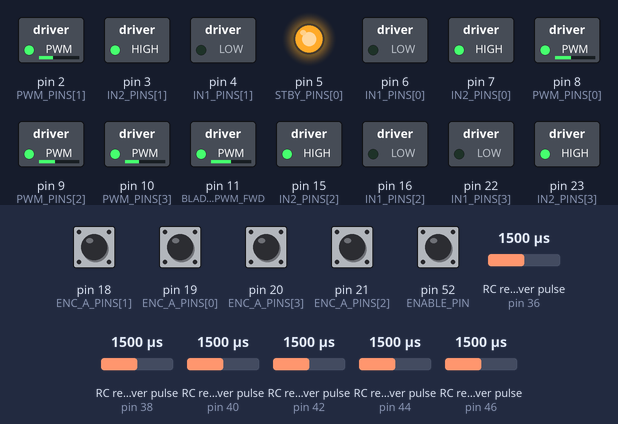
This sketch was run on a simulated Arduino Mega 2560, built with avr-gcc and run on an emulated ATmega2560. Shown: switched loads named in the sketch (green lamp = pin HIGH), output pins drawn as LEDs (lit = HIGH). Wiring (inferred from the names in the program): 6 × RC receiver channel: data pin 36 / data pin 38 / data pin 40 / data pin 42 / data pin 44 / data pin 46. The inputs (shaded band) are chosen by the test bench; at power-on: pin 18 (ENC_A_PINS[1]), pin 19 (ENC_A_PINS[0]), pin 20 (ENC_A_PINS[3]), pin 21 (ENC_A_PINS[2]), pin 52 (ENABLE_PIN) HIGH, RC receiver pulse (sensors on pin 46, pin 42, pin 40, pin 36, pin 38, pin 44) 1500 µs. What the sketch prints to the serial monitor is not drawn.

Above: at 1.2 s.
1.3 s: RC receiver pulse (sensor on pin 46) set to 1250 µs
4.3 s: RC receiver pulse (sensor on pin 42) set to 1020 µs
At 5.32 s:
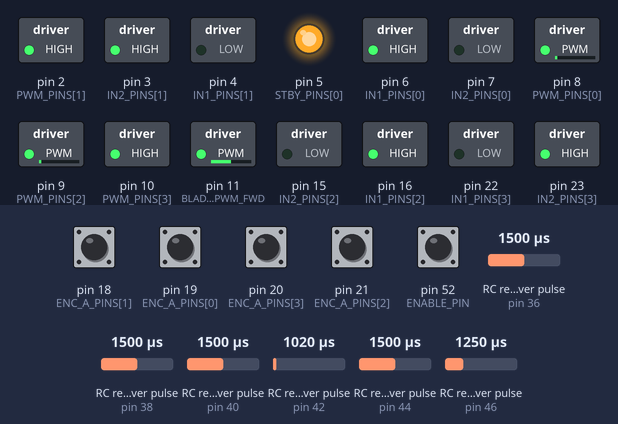
7.3 s: pin 52 (ENABLE_PIN) pulled LOW for 0.15 s
At 10.2 s:
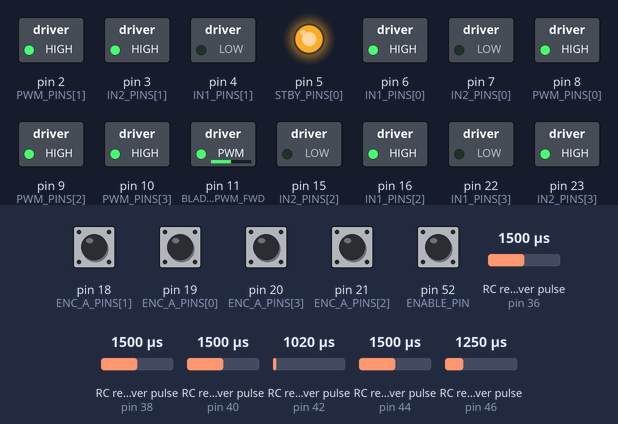
10.3 s: RC receiver pulse (sensor on pin 40) set to 1591 µs
11.8 s: RC receiver pulse (sensor on pin 40) set to 1599 µs
At 11.96 s:
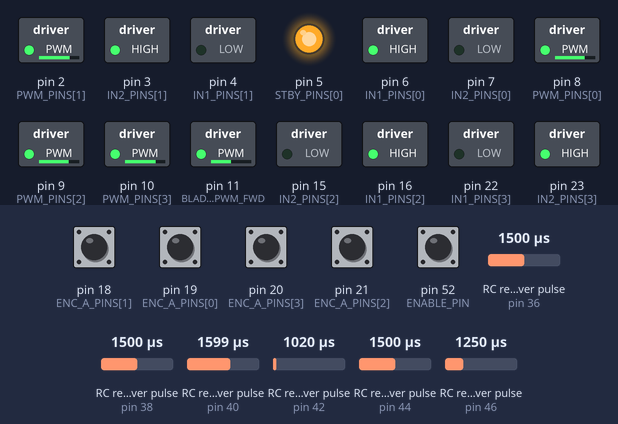
14.8 s: RC receiver pulse (sensor on pin 36) set to 1020 µs
At 15.0 s:
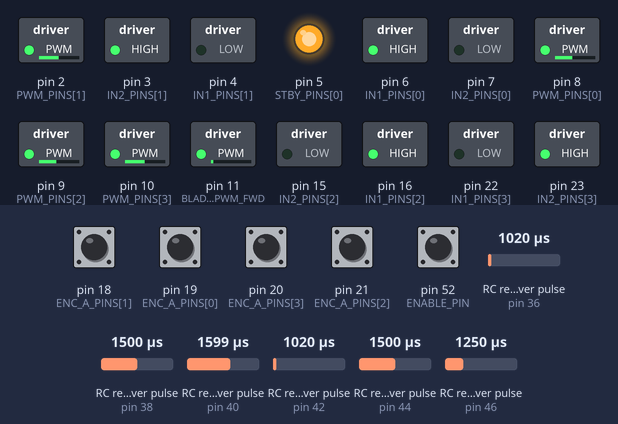
Timing chart, 0 to 20.5 s (numbered marks = the images above; inputs shaded):
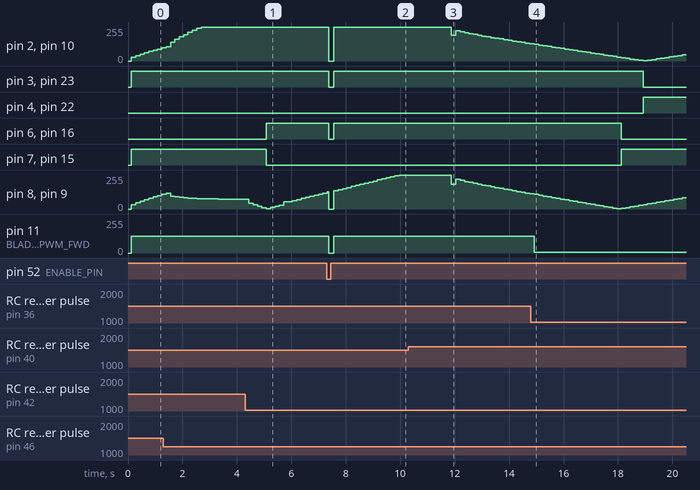

The sketch:

Lawnmower_Car_copy_20250821201833.ino
```cpp
/*
  MEGA 4WD Driver — RC + (optional) PID + Blade (IBT-2)
  - RC input (PWM) using: wait-while-HIGH → pulseIn(HIGH)
  - Channels (FlySky style):
      CH1: steering                → [-1..+1]   (with DEADBAND & smoothing)
      CH3: base throttle           → [ 0..+0.5]
      CH2: additive throttle       → [-0.5..+0.5]
      CH4: spin in place           → [-1..+1]   (only when |combined throttle| is small)
      CH5: blade enable switch     → {0,1}
      CH6: blade speed pot         → [0..255]
  - Combined throttle = CH3 + CH2 → [-0.5..+1.0]  (reverse capped to half-speed)
  - Kill switch: D52 INPUT_PULLUP, LOW=STOP everything
  - Optional PID (Tyreus–Luyben gains you measured). Leave USE_PID=0 to test open-loop.

  QUICK TOGGLES:
    #define USE_PID          0   // 1 to use PID on wheel RPM, 0 for open-loop PWM
    #define USE_FEEDFORWARD  0   // keep 0 (you said you don’t need FF now)
*/

#include <Arduino.h>

// =================== QUICK TOGGLES ===================
#define USE_PID          1        // 0=open-loop testing; 1=closed-loop with PID
#define USE_FEEDFORWARD  1        // keep 0 for now

// =================== HARDWARE PINS ===================
const uint8_t ENABLE_PIN = 52;     // Kill switch (INPUT_PULLUP). LOW = STOP.

// Encoders: A (interrupt-capable), B (any digital)
const uint8_t ENC_A_PINS[4] = { 19, 18, 21, 20 };  // FL, FR, BL, BR
const uint8_t ENC_B_PINS[4] = { 56, 58, 64, 66 };  // FL, FR, BL, BR

// Motor driver pins (TB6612/L298 style): IN1/IN2 + PWM (MEGA PWM: 2..13, 44..46)
const uint8_t PWM_PINS[4]   = { 8,  2,  9, 10 };   // FL, FR, BL, BR
const uint8_t IN1_PINS[4]   = { 6,  4, 16, 22 };
const uint8_t IN2_PINS[4]   = { 7,  3, 15, 23 };

// Optional STBY/EN (255 if tied high or N/A)
const uint8_t STBY_PINS[4]  = { 5, 5, 17, 17 };

// Blade (IBT-2 / BTS7960): separate PWM for FWD and REV + STBY/EN
const uint8_t BLADE_PWM_FWD = 11;   // set to a PWM-capable pin
const uint8_t BLADE_PWM_REV = 12;   // set to a PWM-capable pin
const uint8_t BLADE_STBY    = 13;   // or 255 if not used/tied HIGH

// RC input pins (6 PWM channels on MEGA)
const uint8_t CH_PINS[6] = { 46, 44, 42, 40, 38, 36 }; // CH1..CH6

// =================== MECHANICS / SIGNS ===================
static const float CPR_MOTOR  = 16.0f;
static const float GEAR_RATIO = 150.0f;
static const float PPR        = CPR_MOTOR * GEAR_RATIO; // pulses per rev (A channel only)
static const float MAX_WHEEL_RPM = 75.0f;               // tweak to your wheel top-speed
static const float SPIN_MAX_RPM  = 65.0f;               // spin-in-place target max RPM

// Motor/encoder polarity
int8_t MOTOR_SIGN[4] = { -1, -1, -1, -1 };   // set so “forward” makes robot go forward
int8_t ENC_SIGN[4]   = { -1, +1, -1, +1 };   // set so measured RPM increases forward

// RC polarity (flip stick directions if needed)
int8_t RC_POL_CH1_STEER   = -1;  // +1 normal, -1 invert steering
int8_t RC_POL_CH2_TH_ADD  = +1;  // +1 normal, -1 invert add-throttle
int8_t RC_POL_CH3_TH_BASE = +1;  // usually +1 (0..0.5)
int8_t RC_POL_CH4_SPIN    = +1;  // +1 normal, -1 invert spin

// =================== CONTROL LOOP TIMING ===================
static const uint16_t CTRL_PERIOD_MS = 50;   // ~20 Hz main loop

// =================== RC SCALING / FILTERS ===================
#define USE_PULLUPS 0 // RX inputs; set 1 if you need internal pull-ups

// Deadbands
static const float DB_STEER   = 0.05f;
static const float DB_TH_BASE = 0.03f;   // unipolar (0..0.5)
static const float DB_TH_ADD  = 0.05f;
static const float DB_SPIN    = 0.05f;

// Smoothing alphas (0..1): higher = snappier
static const float ALPHA_STEER   = 0.25f;
static const float ALPHA_TH_BASE = 0.25f;
static const float ALPHA_TH_ADD  = 0.25f;
static const float ALPHA_SPIN    = 0.25f;

// Spin is active only when |combined throttle| < SPIN_THRESH
static const float SPIN_THRESH = 0.10f;

// =================== PID GAINS (Tyreus–Luyben you measured) ===================
struct PIDG { float Kp, Ki, Kd; };
PIDG PID_GAIN[4] = {
/* FL */ { 3.8537f, 8.7148f, 0.1232f },
/* FR */ { 3.4195f, 7.7328f, 0.1093f },
/* BL */ { 3.4683f, 7.8433f, 0.1108f },
/* BR */ { 3.4195f, 7.7328f, 0.1093f },
};

// =================== STATE ===================
// Encoders
volatile long ENC_CNT[4] = {0,0,0,0};
long prevCnt[4] = {0,0,0,0};
unsigned long lastRPMus = 0;
float RPM[4] = {0,0,0,0};        // measured RPM (sign reflects direction)

// PID accumulators
float Iterm[4] = {0,0,0,0};
float lastErr[4] = {0,0,0,0};

// RC raw microseconds (defaults chosen so throttle base=0 at boot)
volatile uint16_t chRaw[6] = {1500,1500,1000,1500,1000,1000};

// RC filtered/scaled
float ch1_steer = 0, ch2_th_add = 0, ch3_th_base = 0, ch4_spin = 0;
uint8_t ch5_blade = 0;
int ch6_blade_pwm = 0;

// =================== UTILS ===================
static inline float clampf(float x, float lo, float hi) {
  if (x < lo) return lo; if (x > hi) return hi; return x;
}
static inline float mapf(float x, float in_min, float in_max, float out_min, float out_max) {
  if (in_max == in_min) return out_min;
  float t = (x - in_min) / (in_max - in_min);
  return out_min + t * (out_max - out_min);
}
static inline bool killActive(){ return digitalRead(ENABLE_PIN) == LOW; }

// =================== ENCODER ISRs ===================
static inline void onAEdge(uint8_t i) {
  int8_t step = digitalRead(ENC_B_PINS[i]) ? -1 : +1; // B=1 one dir, B=0 other
  ENC_CNT[i] += ENC_SIGN[i] * step;
}
void isrA0(){ onAEdge(0); } // FL
void isrA1(){ onAEdge(1); } // FR
void isrA2(){ onAEdge(2); } // BL
void isrA3(){ onAEdge(3); } // BR

// =================== MOTOR LOW-LEVEL ===================
void enableAllDrivers() {
  for (uint8_t w=0; w<4; w++) if (STBY_PINS[w] != 255) { pinMode(STBY_PINS[w], OUTPUT); digitalWrite(STBY_PINS[w], HIGH); }
  if (BLADE_STBY != 255) { pinMode(BLADE_STBY, OUTPUT); digitalWrite(BLADE_STBY, HIGH); }
}
void motorSetPWM(uint8_t w, int pwmSigned) {
  int cmd = pwmSigned * MOTOR_SIGN[w];
  bool fwd = (cmd >= 0);
  uint8_t mag = (uint8_t)constrain(abs(cmd), 0, 255);
  digitalWrite(IN1_PINS[w], fwd ? HIGH : LOW);
  digitalWrite(IN2_PINS[w], fwd ? LOW  : HIGH);
  analogWrite(PWM_PINS[w], mag);
}
void motorStop(uint8_t w) {
  digitalWrite(IN1_PINS[w], LOW);
  digitalWrite(IN2_PINS[w], LOW);
  analogWrite(PWM_PINS[w], 0);
}
void stopAllMotors() { for (uint8_t w=0; w<4; w++) motorStop(w); }
void bladeSetPWM(int pwm, bool forward=true){
  pwm = constrain(pwm, 0, 255);
  if (BLADE_STBY != 255) digitalWrite(BLADE_STBY, HIGH);
  if (forward) {
    analogWrite(BLADE_PWM_FWD, pwm);
    analogWrite(BLADE_PWM_REV, 0);
  } else {
    analogWrite(BLADE_PWM_FWD, 0);
    analogWrite(BLADE_PWM_REV, pwm);
  }
}
void bladeStop(){
  analogWrite(BLADE_PWM_FWD, 0);
  analogWrite(BLADE_PWM_REV, 0);
}

// =================== RPM UPDATE (non-blocking) ===================
void updateRPM() {
  unsigned long now = micros();
  if (lastRPMus == 0) { lastRPMus = now; return; }
  float dt = (now - lastRPMus) / 1e6f;
  if (dt <= 0.0f) return;

  for (uint8_t w=0; w<4; w++) {
    long c; noInterrupts(); c = ENC_CNT[w]; interrupts();
    long d = c - prevCnt[w];
    prevCnt[w] = c;
    float rps = (d / PPR) / dt;   // counts→revs then /dt
    float rpm = rps * 60.0f;
    // light smoothing for display
    RPM[w] = 0.6f*RPM[w] + 0.4f*rpm;
  }
  lastRPMus = now;
}

// =================== RC READER (wait-while-HIGH → pulseIn(HIGH)) ===================
static inline uint16_t readPulseUS_waitIfHigh(uint8_t pin, unsigned long timeout_us = 30000UL) {
  unsigned long t0 = micros();
  while (digitalRead(pin) == HIGH) {         // avoid catching a half pulse
    if (micros() - t0 >= timeout_us) return 0;
    delayMicroseconds(100);
  }
  unsigned long us = pulseIn(pin, HIGH, timeout_us);
  if (us == 0) return 0;
  if (us < 900)  us = 900;
  if (us > 2100) us = 2100;
  return (uint16_t)us;
}
void readChannelsPWM() {
  for (uint8_t i=0; i<6; i++) {
    uint16_t us = readPulseUS_waitIfHigh(CH_PINS[i], 30000UL);
    if (us != 0) chRaw[i] = us; // keep last good on timeout
  }
}

// =================== PID ===================
int wheelPID(uint8_t w, float sp_rpm, float fb_rpm, float dt) {
#if USE_PID
  const float Kp = PID_GAIN[w].Kp;
  const float Ki = PID_GAIN[w].Ki;
  const float Kd = PID_GAIN[w].Kd;
  // Using signed RPM error:
  float e = sp_rpm - fb_rpm;                         // error (RPM)
  Iterm[w] += Ki * e * dt;                           // integrate
  Iterm[w] = clampf(Iterm[w], -255.0f, 255.0f);      // anti-windup
  float dterm = (e - lastErr[w]) / dt;               // derivative
  lastErr[w] = e;
  float u = Kp*e + Iterm[w] + Kd*dterm;              // control effort (PWM counts)
  // optional FF not used (you said no)
  int pwm = (int)lround(clampf(u, -255.0f, 255.0f));
  return pwm;
#else
  (void)w; (void)sp_rpm; (void)fb_rpm; (void)dt;
  return 0;
#endif
}

// =================== SETUP ===================
void setup() {
  Serial.begin(115200);
  while (!Serial) {}

  pinMode(ENABLE_PIN, INPUT_PULLUP);

  // RC inputs
  for (uint8_t i=0; i<6; i++) {
#if USE_PULLUPS
    pinMode(CH_PINS[i], INPUT_PULLUP);
#else
    pinMode(CH_PINS[i], INPUT);
#endif
  }

  // Motors & encoders
  for (uint8_t w=0; w<4; w++) {
    pinMode(ENC_A_PINS[w], INPUT_PULLUP);
    pinMode(ENC_B_PINS[w], INPUT_PULLUP);
    pinMode(IN1_PINS[w], OUTPUT);
    pinMode(IN2_PINS[w], OUTPUT);
    pinMode(PWM_PINS[w], OUTPUT);
  }
  pinMode(BLADE_PWM_FWD, OUTPUT);
  pinMode(BLADE_PWM_REV, OUTPUT);
  if (BLADE_STBY != 255) pinMode(BLADE_STBY, OUTPUT);

  enableAllDrivers();

  attachInterrupt(digitalPinToInterrupt(ENC_A_PINS[0]), isrA0, RISING);
  attachInterrupt(digitalPinToInterrupt(ENC_A_PINS[1]), isrA1, RISING);
  attachInterrupt(digitalPinToInterrupt(ENC_A_PINS[2]), isrA2, RISING);
  attachInterrupt(digitalPinToInterrupt(ENC_A_PINS[3]), isrA3, RISING);

  Serial.println(F("MEGA 4WD Driver — RC + (optional) PID + Blade (IBT-2)"));
  Serial.print(F("Modes: USE_PID=")); Serial.print((int)USE_PID);
  Serial.print(F(", USE_FEEDFORWARD=")); Serial.println((int)USE_FEEDFORWARD);
  Serial.println();
}

// =================== MAIN LOOP ===================
void loop() {
  // KILL holds everything off
  if (killActive()) {
    stopAllMotors();
    bladeStop();
    static unsigned long t0=0;
    if (millis()-t0 > 500) { t0=millis(); Serial.println(F("[KILL] D52 LOW — holding.")); }
    delay(10);
    return;
  }

  // 1) Read RC
  readChannelsPWM();

  // 2) Scale + polarity + smoothing + deadbands
  // steering [-1..+1]
  float raw_steer = clampf(mapf(chRaw[0], 1000, 2000, -1.0f,  1.0f), -1.0f, 1.0f) * RC_POL_CH1_STEER;
  ch1_steer = (1-ALPHA_STEER)*ch1_steer + ALPHA_STEER*raw_steer;
  if (fabs(ch1_steer) < DB_STEER) ch1_steer = 0.0f;

  // additive throttle [-0.5..+0.5]
  float raw_th_add = clampf(mapf(chRaw[1], 1000, 2000, -0.5f, +0.5f), -0.5f, 0.5f) * RC_POL_CH2_TH_ADD;
  ch2_th_add = (1-ALPHA_TH_ADD)*ch2_th_add + ALPHA_TH_ADD*raw_th_add;
  if (fabs(ch2_th_add) < DB_TH_ADD) ch2_th_add = 0.0f;

  // base throttle [0..0.5]
  float raw_th_base = clampf(mapf(chRaw[2], 1000, 2000, 0.0f, 0.5f), 0.0f, 0.5f) * RC_POL_CH3_TH_BASE;
  // if polarity flips it negative, clamp back to [0..0.5]
  raw_th_base = clampf(raw_th_base, 0.0f, 0.5f);
  ch3_th_base = (1-ALPHA_TH_BASE)*ch3_th_base + ALPHA_TH_BASE*raw_th_base;
  if (ch3_th_base < DB_TH_BASE) ch3_th_base = 0.0f;

  // spin [-1..+1]
  float raw_spin = clampf(mapf(chRaw[3], 1000, 2000, -1.0f,  1.0f), -1.0f, 1.0f) * RC_POL_CH4_SPIN;
  ch4_spin = (1-ALPHA_SPIN)*ch4_spin + ALPHA_SPIN*raw_spin;
  if (fabs(ch4_spin) < DB_SPIN) ch4_spin = 0.0f;

  // blade switch & speed
  ch5_blade = (chRaw[4] >= 1500) ? 1 : 0;
  ch6_blade_pwm = constrain(map((int)chRaw[5], 1000, 2000, 0, 255), 0, 255);

  // 3) Combine throttle and create RPM setpoints (signed)
  float th_comb = clampf(ch3_th_base + ch2_th_add, -0.5f, 1.0f);    // [-0.5..+1.0]
  float sp_left = 0.0f, sp_right = 0.0f;

  if (fabs(th_comb) < SPIN_THRESH && ch4_spin != 0.0f) {
    // Spin in place: opposite RPMs (ignore throttle)
    sp_left  =  ch4_spin * SPIN_MAX_RPM;
    sp_right = -ch4_spin * SPIN_MAX_RPM;
  } else {
    // Arcade-style mix with modest steer influence (±0.5 of max)
    float baseRPM = th_comb * MAX_WHEEL_RPM;
    float steerRPM = ch1_steer * (0.5f * MAX_WHEEL_RPM);
    // Note sign: left reduces with +steer, right increases
    sp_left  = clampf(baseRPM - steerRPM, -MAX_WHEEL_RPM, MAX_WHEEL_RPM);
    sp_right = clampf(baseRPM + steerRPM, -MAX_WHEEL_RPM, MAX_WHEEL_RPM);
  }

  // 4) Update measured RPMs
  updateRPM();

  // 5) Command wheels (open-loop or PID)
  //   Left side = wheels 0 (FL) & 2 (BL)
  //   Right side= wheels 1 (FR) & 3 (BR)
  float dt = CTRL_PERIOD_MS / 1000.0f;

  int pwmL = 0, pwmR = 0;

#if USE_PID
  // PID per side → same setpoint shared to front/back on each side
  pwmL = wheelPID(0, sp_left,  RPM[0], dt);
  pwmR = wheelPID(1, sp_right, RPM[1], dt);
  // simple side sharing (optional: average the feedbacks)
  // apply to both wheels on each side
  motorSetPWM(0, pwmL);
  motorSetPWM(2, pwmL);
  motorSetPWM(1, pwmR);
  motorSetPWM(3, pwmR);
#else
  // Open-loop: map desired RPM to PWM directly
  auto rpm2pwm = [&](float sp)->int {
    float m = clampf(sp / MAX_WHEEL_RPM, -1.0f, 1.0f);
    int u = (int)lround(m * 255.0f);
    return constrain(u, -255, 255);
  };
  pwmL = rpm2pwm(sp_left);
  pwmR = rpm2pwm(sp_right);
  motorSetPWM(0, pwmL);
  motorSetPWM(2, pwmL);
  motorSetPWM(1, pwmR);
  motorSetPWM(3, pwmR);
#endif

  // 6) Blade control
  if (ch5_blade) bladeSetPWM(ch6_blade_pwm, /*forward=*/true);
  else           bladeStop();

  // 7) Periodic print
  static unsigned long lastPrint=0;
  if (millis()-lastPrint >= 250) {
    lastPrint = millis();
    Serial.print(F("RAW(us): "));
    for (int i=0;i<6;i++){ Serial.print(chRaw[i]); if(i<5) Serial.print(' '); }
    Serial.print(F(" | RC: s="));  Serial.print(ch1_steer,2);
    Serial.print(F(" tb="));       Serial.print(ch3_th_base,2);
    Serial.print(F(" ta="));       Serial.print(ch2_th_add,2);
    Serial.print(F(" th="));       Serial.print(th_comb,2);
    Serial.print(F(" sp="));       Serial.print(ch4_spin,2);
    Serial.print(F(" | SP[L/R]=(")); Serial.print(sp_left,1); Serial.print('/'); Serial.print(sp_right,1); Serial.print(')');
    Serial.print(F("  RPM[L/R]=(")); Serial.print(RPM[0],1);  Serial.print('/'); Serial.print(RPM[1],1);  Serial.print(')');
    Serial.print(F("  Blade="));    Serial.print(ch5_blade ? ch6_blade_pwm : 0);
    Serial.print(F("  PWM[L/R]=(")); Serial.print(pwmL); Serial.print('/'); Serial.print(pwmR); Serial.println(')');
  }

  delay(CTRL_PERIOD_MS);
}
```

Measured:
- the behaviour switches between 1598 and 1599 µs on RC receiver pulse (sensor on pin 40) (found by bisection; images 2 and 3)
- after the input at 4.3 s, pin 6 (IN1_PINS[0]), pin 16 (IN1_PINS[2]): LOW → HIGH after 0.78 s; pin 7 (IN2_PINS[0]), pin 15 (IN2_PINS[2]): HIGH → LOW after 0.78 s
- after the input at 7.3 s, pin 2 (PWM_PINS[1]), pin 10 (PWM_PINS[3]): 255/255 → 0/255 after 0.08 s, → 255/255 0.18 s later; pin 3 (IN2_PINS[1]), pin 6 (IN1_PINS[0]), pin 16 (IN1_PINS[2]), pin 23 (IN2_PINS[3]): HIGH → LOW after 0.08 s, → HIGH 0.18 s later; pin 11 (BLADE_PWM_FWD): 127/255 → 0/255 after 0.08 s, → 127/255 0.18 s later
- after the input at 10.3 s, every drawn part: stays the same
- after the input at 11.8 s, pin 2 (PWM_PINS[1]): 255/255 → 195/255 after 0.08 s, → 227/255 0.16 s later, → 219/255 0.16 s later, → 212/255 0.16 s later, … (19 changes in this stretch); pin 8 (PWM_PINS[0]): 255/255 → 187/255 after 0.08 s, → 223/255 0.16 s later, → 214/255 0.16 s later, → 206/255 0.16 s later, … (19 changes in this stretch)
- after the input at 14.8 s, pin 11 (BLADE_PWM_FWD): 127/255 → 5/255 after 0.12 s
